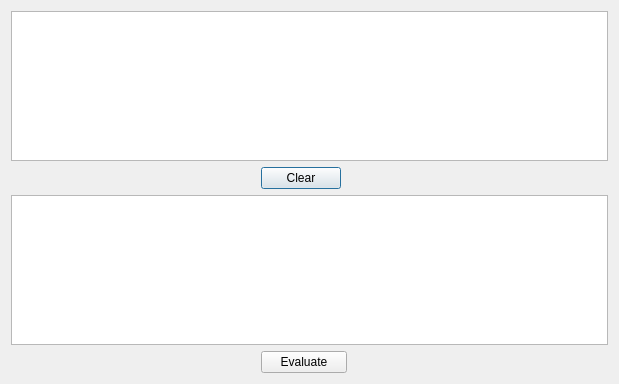
<?xml version="1.0" encoding="UTF-8"?>
<ui version="4.0">
 <class>SpiderMonkeyShell</class>
 <widget class="QDialog" name="SpiderMonkeyShell">
  <property name="windowModality">
   <enum>Qt::ApplicationModal</enum>
  </property>
  <property name="geometry">
   <rect>
    <x>0</x>
    <y>0</y>
    <width>619</width>
    <height>384</height>
   </rect>
  </property>
  <property name="windowTitle">
   <string>Shell</string>
  </property>
  <property name="modal">
   <bool>true</bool>
  </property>
  <layout class="QGridLayout" name="gridLayout">
   <item row="0" column="0" colspan="4">
    <widget class="QTextBrowser" name="textBrowser">
     <property name="focusPolicy">
      <enum>Qt::NoFocus</enum>
     </property>
     <property name="contextMenuPolicy">
      <enum>Qt::NoContextMenu</enum>
     </property>
    </widget>
   </item>
   <item row="1" column="0">
    <spacer name="horizontalSpacer">
     <property name="orientation">
      <enum>Qt::Horizontal</enum>
     </property>
     <property name="sizeHint" stdset="0">
      <size>
       <width>259</width>
       <height>20</height>
      </size>
     </property>
    </spacer>
   </item>
   <item row="1" column="1">
    <widget class="QPushButton" name="clear">
     <property name="text">
      <string>Clear</string>
     </property>
    </widget>
   </item>
   <item row="1" column="2" colspan="2">
    <spacer name="horizontalSpacer_3">
     <property name="orientation">
      <enum>Qt::Horizontal</enum>
     </property>
     <property name="sizeHint" stdset="0">
      <size>
       <width>276</width>
       <height>20</height>
      </size>
     </property>
    </spacer>
   </item>
   <item row="2" column="0" colspan="4">
    <widget class="QTextBrowser" name="textBrowser_2">
     <property name="readOnly">
      <bool>false</bool>
     </property>
    </widget>
   </item>
   <item row="3" column="0">
    <spacer name="horizontalSpacer_2">
     <property name="orientation">
      <enum>Qt::Horizontal</enum>
     </property>
     <property name="sizeHint" stdset="0">
      <size>
       <width>259</width>
       <height>20</height>
      </size>
     </property>
    </spacer>
   </item>
   <item row="3" column="1" colspan="2">
    <widget class="QPushButton" name="evalute">
     <property name="text">
      <string>Evaluate</string>
     </property>
    </widget>
   </item>
   <item row="3" column="3">
    <spacer name="horizontalSpacer_4">
     <property name="orientation">
      <enum>Qt::Horizontal</enum>
     </property>
     <property name="sizeHint" stdset="0">
      <size>
       <width>258</width>
       <height>20</height>
      </size>
     </property>
    </spacer>
   </item>
  </layout>
 </widget>
 <resources/>
 <connections/>
</ui>
